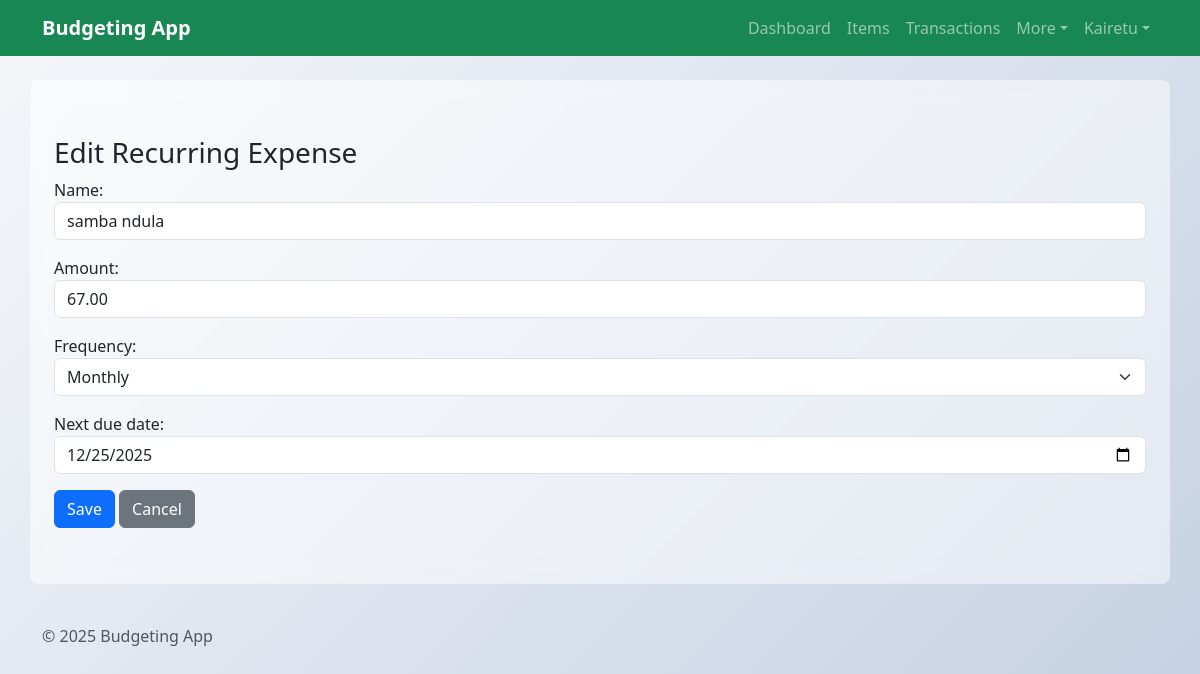
/BudgetingApp/recurring/1/edit/ (signed in), run on the app's committed database.
### BudgetingApp/models.py (models this page shows, shortened)
class RecurringExpense(models.Model):
    owner = models.ForeignKey(settings.AUTH_USER_MODEL, on_delete=models.CASCADE, null=True, blank=True, related_name='recurring_expenses')
    name = models.CharField(max_length=100)
    amount = models.DecimalField(max_digits=10, decimal_places=2)
    frequency = models.CharField(max_length=50, choices=[
        ('daily', 'Daily'),
        ('weekly', 'Weekly'),
        ('monthly', 'Monthly'),
        ('yearly', 'Yearly')
    ])
    next_due_date = models.DateField()

### BudgetingApp/views.py (the view)
# urls.py: path('recurring/<int:pk>/edit/', views.RecurringExpenseUpdateView.as_view(), name='recurringexpense-edit'),
class RecurringExpenseUpdateView(LoginRequiredMixin, UpdateView):
    model = RecurringExpense
    form_class = RecurringExpenseForm
    template_name = 'BudgetingApp/RecurringExpense_form.html'
    success_url = reverse_lazy('recurringexpense-list')
    def get_queryset(self):
        return RecurringExpense.objects.filter(owner=self.request.user)

### BudgetingApp/forms.py
class RecurringExpenseForm(forms.ModelForm):
    class Meta:
        model = RecurringExpense
        fields = ['name', 'amount', 'frequency', 'next_due_date']
        widgets = {
            'name': forms.TextInput(attrs={'class': 'form-control'}),
            'amount': forms.NumberInput(attrs={'class': 'form-control', 'step': '0.01'}),
            'frequency': forms.Select(attrs={'class': 'form-select'}),
            'next_due_date': forms.DateInput(attrs={'class': 'form-control', 'type': 'date'}),
        }

### BudgetingApp/templates/BudgetingApp/RecurringExpense_form.html (shortened to what this page needs)
{% extends 'BudgetingApp/base.html' %}
{% block content %}
<div class="container py-4">
  <h3>{% if object %}Edit{% else %}Add{% endif %} Recurring Expense</h3>
  <form method="post">{% csrf_token %}
    <div class="mb-3">{{ form.name.label_tag }}{{ form.name }}</div>
    <div class="mb-3">{{ form.amount.label_tag }}{{ form.amount }}</div>
    <div class="mb-3">{{ form.frequency.label_tag }}{{ form.frequency }}</div>
    <div class="mb-3">{{ form.next_due_date.label_tag }}{{ form.next_due_date }}</div>
    <button class="btn btn-primary">Save</button>
    <a href="{% url 'recurringexpense-list' %}" class="btn btn-secondary">Cancel</a>
  </form>
</div>
{% endblock %}

### BudgetingApp/templates/BudgetingApp/base.html (shortened to what this page needs)
{% load static %}
<!DOCTYPE html>
<html lang="en">
  <head>
    <link
      href="https://cdn.jsdelivr.net/npm/bootstrap@5.3.2/dist/css/bootstrap.min.css"
      rel="stylesheet"
    />
  </head>
  <body>
    <nav class="navbar navbar-expand-lg navbar-dark bg-success">
      <div class="container">
        <a class="navbar-brand fw-bold" href="{% url 'budget_home' %}"
          >Budgeting App</a
        >
        <div class="collapse navbar-collapse" id="navCollapse">
          <ul class="navbar-nav ms-auto">
            <li class="nav-item">
              <a class="nav-link" href="{% url 'budget_home' %}">Dashboard</a>
            </li>
            <li class="nav-item">
              <a class="nav-link" href="{% url 'budgetitem-list' %}">Items</a>
            </li>
            <li class="nav-item">
              <a class="nav-link" href="{% url 'transaction-list' %}"
                >Transactions</a
              >
            </li>
            <li class="nav-item dropdown">
              <a
                class="nav-link dropdown-toggle"
                href="#"
                id="moreMenu"
                role="button"
                data-bs-toggle="dropdown"
                aria-expanded="false"
                >More</a
              >
            </li>
            {% if user.is_authenticated %}
            <li class="nav-item dropdown">
              <a
                class="nav-link dropdown-toggle"
                href="#"
                id="userMenu"
                role="button"
                data-bs-toggle="dropdown"
                aria-expanded="false"
                >{{ user.username }}</a
              >
            </li>
            {% endif %}
          </ul>
        </div>
      </div>
    </nav>
    <main class="container mt-4">{% block content %}{% endblock %}</main>
    <footer class="text-muted py-3 mt-4">
      <div class="container">&copy; {% now "Y" %} Budgeting App</div>
    </footer>
  </body>
</html>

### BudgetingApp/templates/BudgetingApp/base.html (style rules this page uses)
body { background: linear-gradient(135deg, #f5f7fa 0%, #c3cfe2 100%); background-attachment: fixed; min-height: 100vh; font-family: "Segoe UI", Tahoma, Geneva, Verdana, sans-serif; }
main { background: rgba(255, 255, 255, 0.5); border-radius: 8px; padding: 2rem; margin-top: 2rem; backdrop-filter: blur(10px); }

### data on the page
RecurringExpense: name "samba ndula", amount "67.00", frequency "Monthly", next_due_date "12/25/2025"

### other printed values
{{ user.username }} "Kairetu"
